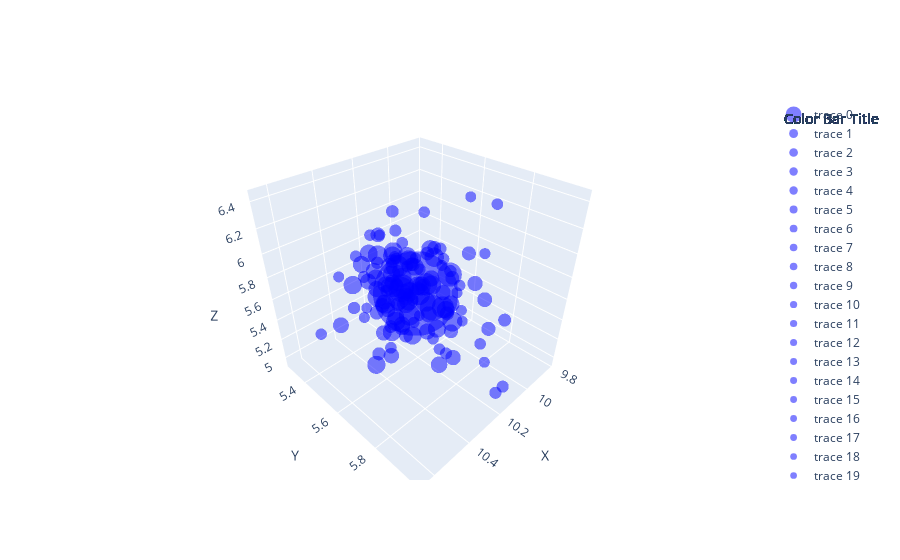

The notebook cell saved with this chart:
### Code cell
intertopic_distance_map_3d(df,topics,model,my_embeddings)
